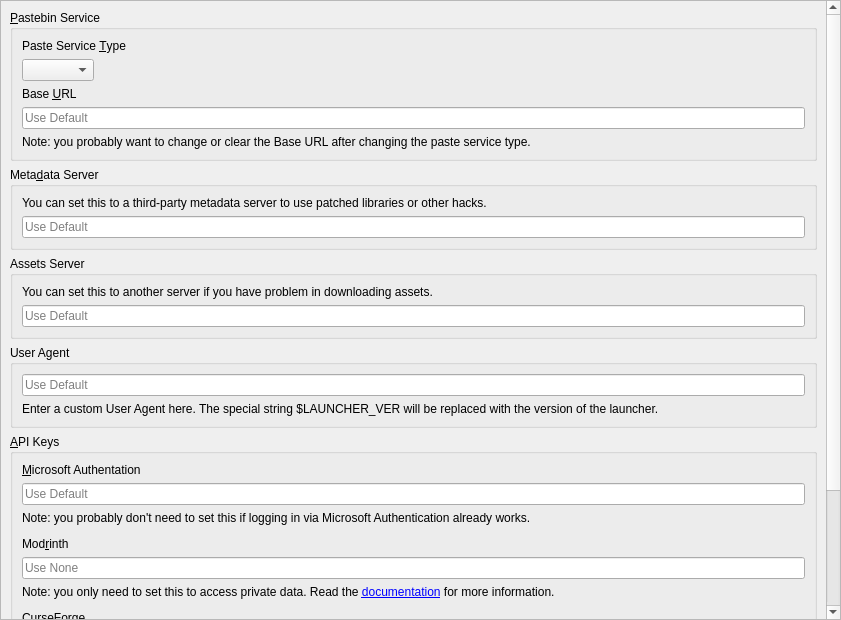
<?xml version="1.0" encoding="UTF-8"?>
<ui version="4.0">
 <class>APIPage</class>
 <widget class="QWidget" name="APIPage">
  <property name="geometry">
   <rect>
    <x>0</x>
    <y>0</y>
    <width>841</width>
    <height>620</height>
   </rect>
  </property>
  <layout class="QVBoxLayout" name="verticalLayout_6">
   <property name="leftMargin">
    <number>0</number>
   </property>
   <property name="topMargin">
    <number>0</number>
   </property>
   <property name="rightMargin">
    <number>0</number>
   </property>
   <property name="bottomMargin">
    <number>0</number>
   </property>
   <item>
    <widget class="QScrollArea" name="scrollArea">
     <property name="widgetResizable">
      <bool>true</bool>
     </property>
     <widget class="QWidget" name="scrollAreaWidgetContents">
      <property name="geometry">
       <rect>
        <x>0</x>
        <y>-216</y>
        <width>816</width>
        <height>832</height>
       </rect>
      </property>
      <layout class="QVBoxLayout" name="verticalLayout">
       <item>
        <widget class="QGroupBox" name="groupBox_paste">
         <property name="title">
          <string>&amp;Pastebin Service</string>
         </property>
         <layout class="QVBoxLayout" name="verticalLayout_3">
          <item>
           <widget class="QLabel" name="pasteServiceTypeLabel">
            <property name="text">
             <string>Paste Service &amp;Type</string>
            </property>
            <property name="buddy">
             <cstring>pasteTypeComboBox</cstring>
            </property>
           </widget>
          </item>
          <item>
           <widget class="QComboBox" name="pasteTypeComboBox">
            <property name="sizePolicy">
             <sizepolicy hsizetype="Maximum" vsizetype="Fixed">
              <horstretch>0</horstretch>
              <verstretch>0</verstretch>
             </sizepolicy>
            </property>
           </widget>
          </item>
          <item>
           <widget class="QLabel" name="baseURLLabel">
            <property name="text">
             <string>Base &amp;URL</string>
            </property>
            <property name="buddy">
             <cstring>baseURLEntry</cstring>
            </property>
           </widget>
          </item>
          <item>
           <widget class="QLineEdit" name="baseURLEntry">
            <property name="placeholderText">
             <string>Use Default</string>
            </property>
            <property name="clearButtonEnabled">
             <bool>true</bool>
            </property>
           </widget>
          </item>
          <item>
           <widget class="QLabel" name="baseURLNote">
            <property name="text">
             <string>Note: you probably want to change or clear the Base URL after changing the paste service type.</string>
            </property>
            <property name="wordWrap">
             <bool>true</bool>
            </property>
           </widget>
          </item>
         </layout>
        </widget>
       </item>
       <item>
        <widget class="QGroupBox" name="groupBox_meta">
         <property name="title">
          <string>Meta&amp;data Server</string>
         </property>
         <layout class="QVBoxLayout" name="verticalLayout_5">
          <item>
           <widget class="QLabel" name="label_6">
            <property name="text">
             <string>You can set this to a third-party metadata server to use patched libraries or other hacks.</string>
            </property>
            <property name="textFormat">
             <enum>Qt::RichText</enum>
            </property>
            <property name="wordWrap">
             <bool>true</bool>
            </property>
            <property name="openExternalLinks">
             <bool>true</bool>
            </property>
           </widget>
          </item>
          <item>
           <widget class="QLineEdit" name="metaURL">
            <property name="placeholderText">
             <string>Use Default</string>
            </property>
           </widget>
          </item>
         </layout>
        </widget>
       </item>
       <item>
        <widget class="QGroupBox" name="groupBox_assets">
         <property name="title">
          <string>Assets Server</string>
         </property>
         <layout class="QVBoxLayout" name="verticalLayout_6">
          <item>
           <widget class="QLabel" name="label_7">
            <property name="text">
             <string>You can set this to another server if you have problem in downloading assets.</string>
            </property>
            <property name="textFormat">
             <enum>Qt::RichText</enum>
            </property>
            <property name="wordWrap">
             <bool>true</bool>
            </property>
            <property name="openExternalLinks">
             <bool>true</bool>
            </property>
           </widget>
          </item>
          <item>
           <widget class="QLineEdit" name="resourceURL">
            <property name="placeholderText">
             <string>Use Default</string>
            </property>
           </widget>
          </item>
         </layout>
        </widget>
       </item>
       <item>
        <widget class="QGroupBox" name="groupBox_ua">
         <property name="minimumSize">
          <size>
           <width>0</width>
           <height>0</height>
          </size>
         </property>
         <property name="title">
          <string>User Agent</string>
         </property>
         <layout class="QVBoxLayout" name="verticalLayout_7">
          <item>
           <widget class="QLineEdit" name="userAgentLineEdit">
            <property name="placeholderText">
             <string>Use Default</string>
            </property>
           </widget>
          </item>
          <item>
           <widget class="QLabel" name="userAgentLabel">
            <property name="text">
             <string>Enter a custom User Agent here. The special string $LAUNCHER_VER will be replaced with the version of the launcher.</string>
            </property>
            <property name="wordWrap">
             <bool>true</bool>
            </property>
           </widget>
          </item>
         </layout>
        </widget>
       </item>
       <item>
        <widget class="QGroupBox" name="groupBox_msa">
         <property name="title">
          <string>&amp;API Keys</string>
         </property>
         <layout class="QVBoxLayout" name="verticalLayout_4">
          <item>
           <widget class="QLabel" name="msaClientIDLabel">
            <property name="text">
             <string>&amp;Microsoft Authentation</string>
            </property>
            <property name="textFormat">
             <enum>Qt::RichText</enum>
            </property>
            <property name="wordWrap">
             <bool>true</bool>
            </property>
            <property name="openExternalLinks">
             <bool>true</bool>
            </property>
            <property name="buddy">
             <cstring>msaClientID</cstring>
            </property>
           </widget>
          </item>
          <item>
           <widget class="QLineEdit" name="msaClientID">
            <property name="placeholderText">
             <string>Use Default</string>
            </property>
           </widget>
          </item>
          <item>
           <widget class="QLabel" name="label_3">
            <property name="text">
             <string>Note: you probably don't need to set this if logging in via Microsoft Authentication already works.</string>
            </property>
            <property name="textFormat">
             <enum>Qt::RichText</enum>
            </property>
            <property name="wordWrap">
             <bool>true</bool>
            </property>
           </widget>
          </item>
          <item>
           <spacer name="verticalSpacer">
            <property name="orientation">
             <enum>Qt::Vertical</enum>
            </property>
            <property name="sizeType">
             <enum>QSizePolicy::Fixed</enum>
            </property>
            <property name="sizeHint" stdset="0">
             <size>
              <width>0</width>
              <height>6</height>
             </size>
            </property>
           </spacer>
          </item>
          <item>
           <widget class="QLabel" name="modrinthTokenLabel">
            <property name="text">
             <string>Mod&amp;rinth</string>
            </property>
            <property name="textFormat">
             <enum>Qt::RichText</enum>
            </property>
            <property name="wordWrap">
             <bool>true</bool>
            </property>
            <property name="openExternalLinks">
             <bool>true</bool>
            </property>
            <property name="buddy">
             <cstring>modrinthToken</cstring>
            </property>
           </widget>
          </item>
          <item>
           <widget class="QLineEdit" name="modrinthToken">
            <property name="enabled">
             <bool>true</bool>
            </property>
            <property name="placeholderText">
             <string>Use None</string>
            </property>
           </widget>
          </item>
          <item>
           <widget class="QLabel" name="label_8">
            <property name="text">
             <string>&lt;html&gt;&lt;head/&gt;&lt;body&gt;&lt;p&gt;Note: you only need to set this to access private data. Read the &lt;a href=&quot;https://docs.modrinth.com/api/#authentication&quot;&gt;documentation&lt;/a&gt; for more information.&lt;/p&gt;&lt;/body&gt;&lt;/html&gt;</string>
            </property>
            <property name="wordWrap">
             <bool>true</bool>
            </property>
            <property name="openExternalLinks">
             <bool>true</bool>
            </property>
           </widget>
          </item>
          <item>
           <spacer name="verticalSpacer_4">
            <property name="orientation">
             <enum>Qt::Vertical</enum>
            </property>
            <property name="sizeType">
             <enum>QSizePolicy::Fixed</enum>
            </property>
            <property name="sizeHint" stdset="0">
             <size>
              <width>0</width>
              <height>6</height>
             </size>
            </property>
           </spacer>
          </item>
          <item>
           <widget class="QLabel" name="flameKeyLabel">
            <property name="text">
             <string>&amp;CurseForge</string>
            </property>
            <property name="textFormat">
             <enum>Qt::RichText</enum>
            </property>
            <property name="wordWrap">
             <bool>true</bool>
            </property>
            <property name="openExternalLinks">
             <bool>true</bool>
            </property>
            <property name="buddy">
             <cstring>flameKey</cstring>
            </property>
           </widget>
          </item>
          <item>
           <widget class="QLineEdit" name="flameKey">
            <property name="enabled">
             <bool>true</bool>
            </property>
            <property name="placeholderText">
             <string>Use Default</string>
            </property>
           </widget>
          </item>
          <item>
           <widget class="QLabel" name="label_10">
            <property name="text">
             <string>Note: you probably don't need to set this if CurseForge already works.</string>
            </property>
            <property name="wordWrap">
             <bool>true</bool>
            </property>
           </widget>
          </item>
          <item>
           <spacer name="verticalSpacer_3">
            <property name="orientation">
             <enum>Qt::Vertical</enum>
            </property>
            <property name="sizeType">
             <enum>QSizePolicy::Fixed</enum>
            </property>
            <property name="sizeHint" stdset="0">
             <size>
              <width>0</width>
              <height>6</height>
             </size>
            </property>
           </spacer>
          </item>
          <item>
           <widget class="QLabel" name="label_12">
            <property name="text">
             <string>&amp;Technic</string>
            </property>
            <property name="buddy">
             <cstring>technicClientID</cstring>
            </property>
           </widget>
          </item>
          <item>
           <widget class="QLineEdit" name="technicClientID">
            <property name="placeholderText">
             <string>Use Default</string>
            </property>
           </widget>
          </item>
          <item>
           <widget class="QLabel" name="label_11">
            <property name="text">
             <string>&lt;html&gt;&lt;head/&gt;&lt;body&gt;&lt;p&gt;Note: you only need to set this to access private data.&lt;/p&gt;&lt;/body&gt;&lt;/html&gt;</string>
            </property>
            <property name="wordWrap">
             <bool>true</bool>
            </property>
           </widget>
          </item>
         </layout>
        </widget>
       </item>
       <item>
        <spacer name="verticalSpacer_2">
         <property name="orientation">
          <enum>Qt::Vertical</enum>
         </property>
         <property name="sizeHint" stdset="0">
          <size>
           <width>0</width>
           <height>0</height>
          </size>
         </property>
        </spacer>
       </item>
      </layout>
     </widget>
    </widget>
   </item>
  </layout>
 </widget>
 <resources/>
 <connections/>
</ui>
